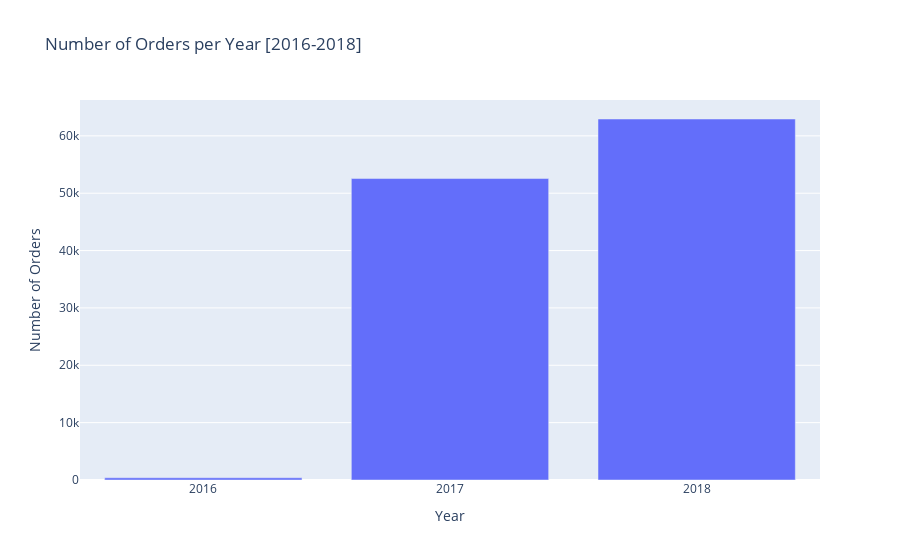

Notebook source saved alongside this figure:
### Code cell
# Plot the Number of orders per year from 2016 to 2018
annual_orders_fig = px.bar(
    data_frame=annual_orders,
    x="order_purchase_year",
    y="num_orders",
    title="Number of Orders per Year [2016-2018]")
annual_orders_fig.update_layout(xaxis_title="Year", yaxis_title="Number of Orders", height=600)
annual_orders_fig.show()

### Figure 1 — Plotly figure (JSON) as saved in the notebook; plotly's stock layout.template omitted (floating-point values rounded to 4 significant figures)
{"data": [{"alignmentgroup": "True", "hovertemplate": "order_purchase_year=%{x}<br>num_orders=%{y}<extra></extra>", "legendgroup": "", "marker": {"color": "#636efa", "pattern": {"shape": ""}}, "name": "", "offsetgroup": "", "orientation": "v", "showlegend": false, "textposition": "auto", "type": "bar", "x": ["2016", "2017", "2018"], "xaxis": "x", "y": [383, 52557, 62938], "yaxis": "y"}], "layout": {"autosize": true, "barmode": "relative", "legend": {"tracegroupgap": 0}, "title": {"text": "Number of Orders per Year [2016-2018]"}, "xaxis": {"anchor": "y", "autorange": true, "domain": [0, 1], "range": [-0.5, 2.5], "title": {"text": "Year"}, "type": "category"}, "yaxis": {"anchor": "x", "autorange": true, "domain": [0, 1], "range": [0, 66250.0], "title": {"text": "Number of Orders"}, "type": "linear"}}}
